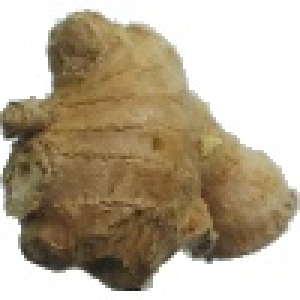
#> input picture Lab1.1 Object recognition by shape/dataset/test/Ginger Root/1_100.jpg, 100 x 100 px, found by its file name (shown 3 times larger); its folder holds 4 pictures in this run
$ python report_lab1_1.py
#> lines starting #> are read from the running program, lines starting #| are printed output that depends on the picture
"""Здесь написан скрипт, рисующий картинки для отчёта."""
import os

import matplotlib.pyplot as plt
from skimage import color

import fruit_classifier

GINGER_ROOT_TRAIN = os.path.join(os.path.dirname(__file__), 'dataset', 'train', 'Ginger Root')
PHYSALIS_TRAIN = os.path.join(os.path.dirname(__file__), 'dataset', 'train', 'Physalis')


def show_fruit(path):
    """Показывает 9 изображений из каталога."""
    file_names = os.listdir(path)
    fig, axes = plt.subplots(3, 3)
    axes = axes.flatten()
    for ax, file_name in zip(axes, file_names[:9]):
        image = plt.imread(os.path.join(path, file_name))
#> image is the input picture: shape (100, 100, 3); mean R, G, B 182.1, 169, 146.8
        ax.imshow(image)
        ax.set_axis_off()
    fruit_name = os.path.basename(path)
    fig.suptitle(f'Некоторые из {fruit_name}')
    plt.show()
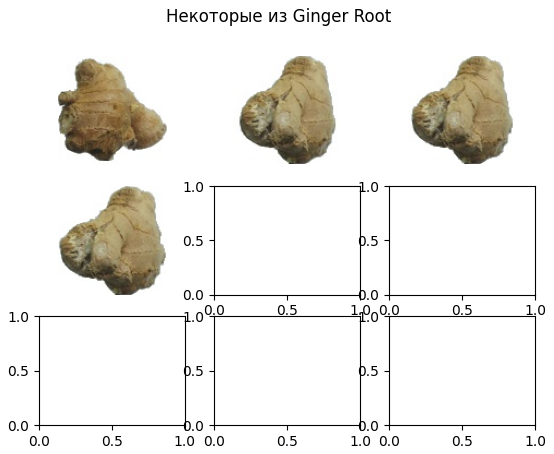
#> figure drawn by matplotlib, 4 panels


def first_image(path):
    """Возвращает первое изображение в директории."""
    filename = os.listdir(path)[0]
    image = plt.imread(os.path.join(path, filename))
    return image


def show_processing(image):
    """Показывает обработку изображения."""
    gray_scale_image = color.rgb2gray(image)
    black_white_image = fruit_classifier.FruitClassifier.black_whited(gray_scale_image, 0.4)

    fig, axes = plt.subplots(1, 3, figsize=(9, 3))
    axes[0].imshow(image)
    axes[0].set_title('Исходное изображение')
    axes[1].imshow(gray_scale_image, cmap=plt.cm.gray)
    axes[1].set_title('Изображение в оттенках серого')
    axes[2].imshow(black_white_image, cmap=plt.cm.gray)
    axes[2].set_title('Чёрно-белое изображение')
    fig.suptitle('Обработка изображения', fontsize=16)
    plt.show()


def main():
    show_fruit(GINGER_ROOT_TRAIN)
    show_fruit(PHYSALIS_TRAIN)

    image = first_image(GINGER_ROOT_TRAIN)
    show_processing(image)


if __name__ == '__main__':
#> (the run stopped early here; a loop or call above may not have finished)
